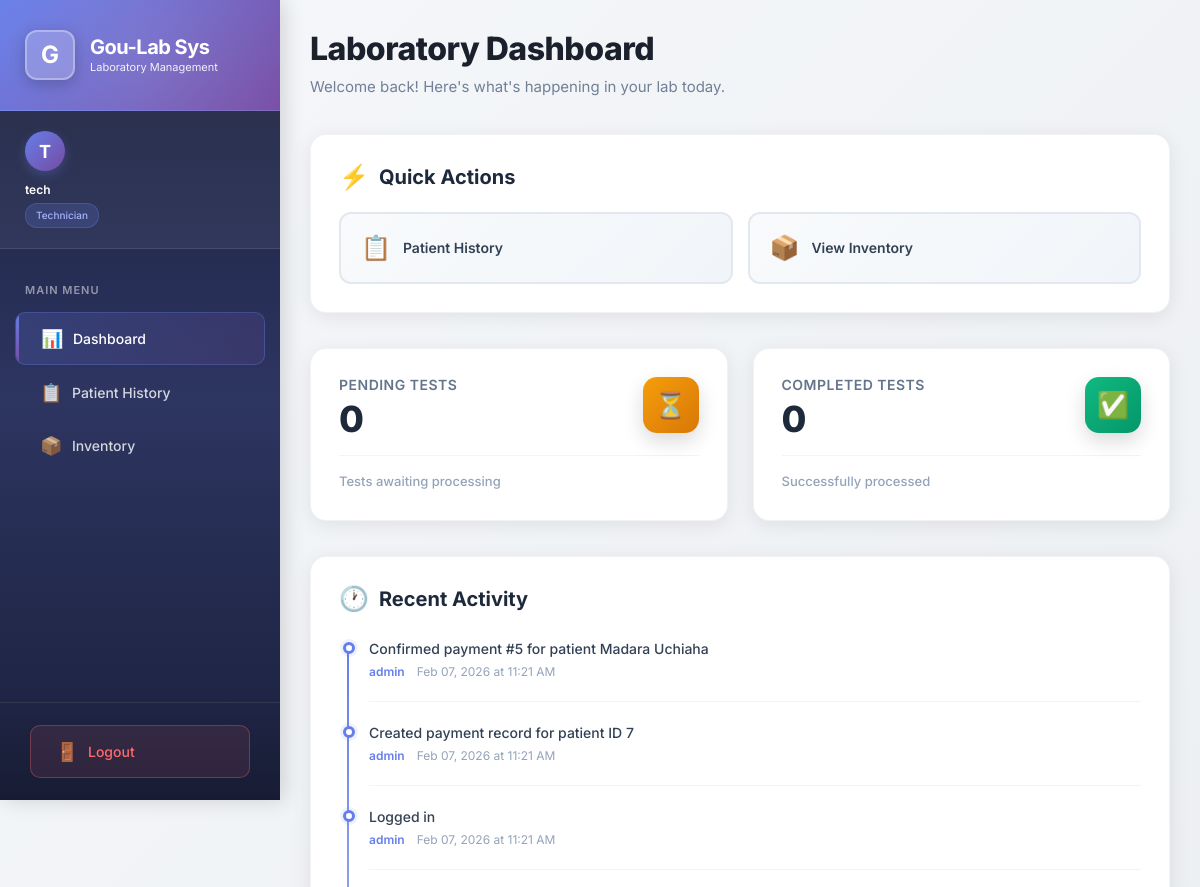
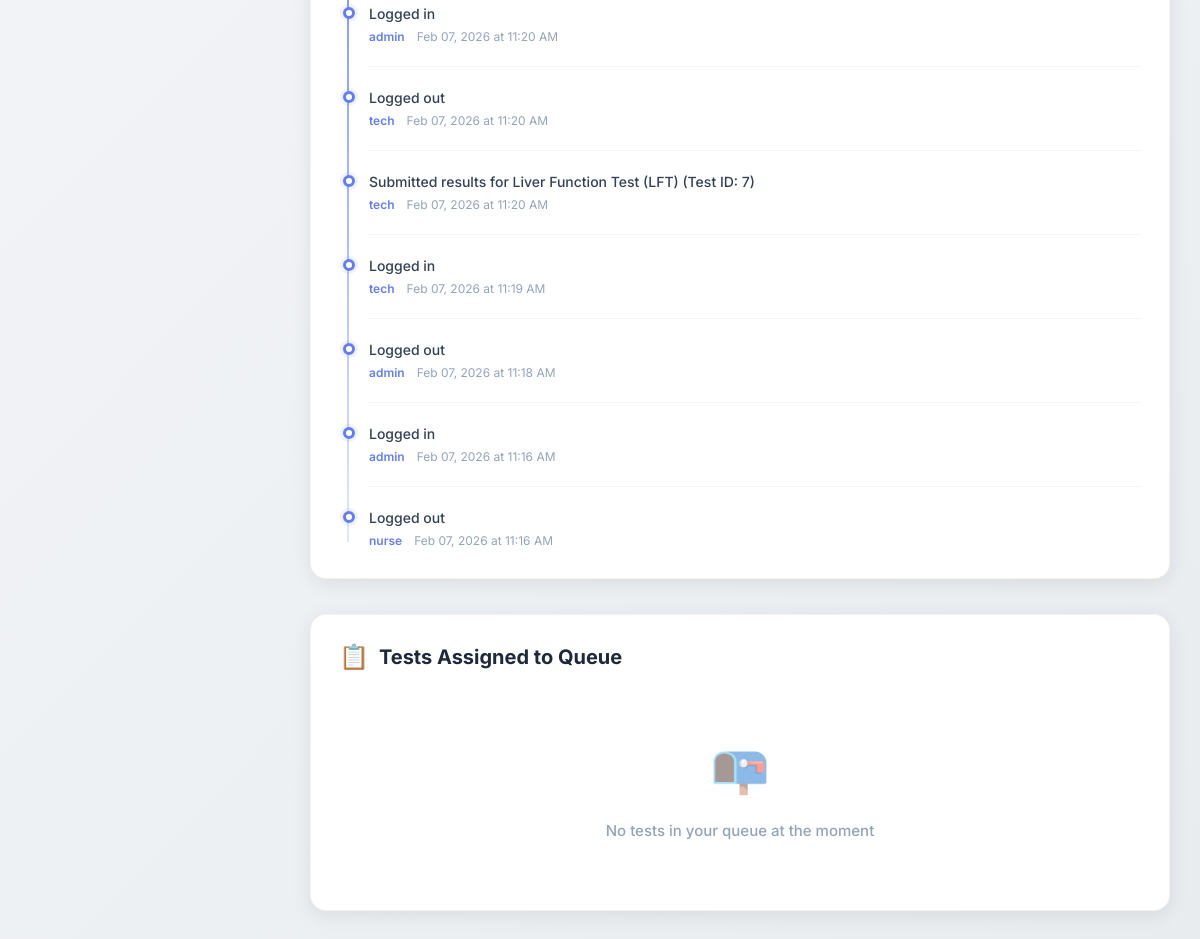
The app's page / (signed in) with its own data (2 pictures, top to bottom).
### app.py (models this page shows)
class User(UserMixin, db.Model):
    id = db.Column(db.Integer, primary_key=True)
    username = db.Column(db.String(150), unique=True, nullable=False)
    password = db.Column(db.String(150), nullable=False) # In prod, hash this!
    role = db.Column(db.String(50), nullable=False) # 'Receptionist', 'Technician', 'Admin'

class AuditLog(db.Model):
    id = db.Column(db.Integer, primary_key=True)
    action = db.Column(db.String(200), nullable=False)
    user = db.Column(db.String(100))
    timestamp = db.Column(db.DateTime, default=datetime.utcnow)

### app.py (the view)
@app.route('/')
@login_required
def dashboard():
    pending_tests = Test.query.filter_by(status='Pending').count()
    completed_tests = Test.query.filter_by(status='Completed').count()
    low_stock = Inventory.query.filter(Inventory.quantity <= Inventory.low_stock_threshold).all()
    recent_activities = AuditLog.query.order_by(AuditLog.timestamp.desc()).limit(10).all()
    my_tests = []
    if current_user.role == 'Technician':
        my_tests = Test.query.filter_by(status='Pending').all()
    return render_template('dashboard.html',
                           pending=pending_tests,
                           completed=completed_tests,
                           low_stock=low_stock,
                           my_tests=my_tests,
                           recent_activities=recent_activities)

### app.py (called while the page is built)
@login_manager.user_loader
def load_user(user_id):
    return User.query.get(int(user_id))

### templates/dashboard.html (shortened to what this page needs)
{% extends "layout.html" %}
{% block content %}
<div class="dashboard-header">
    <h2>Laboratory Dashboard</h2>
    <p>Welcome back! Here's what's happening in your lab today.</p>
</div>
<div class="quick-actions">
    <h3>Quick Actions</h3>
    <div class="actions-grid">
        {% if current_user.role in ['Admin', 'Technician'] %}
        <a href="{{ url_for('patient_history') }}" class="action-btn">
            <span class="action-icon">📋</span>
            <span class="action-text">Patient History</span>
        </a>
        {% endif %}
        <a href="{{ url_for('inventory') }}" class="action-btn">
            <span class="action-icon">📦</span>
            <span class="action-text">View Inventory</span>
        </a>
    </div>
</div>
<div class="stats-grid">
    <div class="stat-card warning">
        <div class="stat-header">
            <div class="stat-content">
                <h3>Pending Tests</h3>
                <div class="stat-value">{{ pending }}</div>
            </div>
            <div class="stat-icon">⏳</div>
        </div>
        <div class="stat-footer">
            Tests awaiting processing
        </div>
    </div>
    <div class="stat-card success">
        <div class="stat-header">
            <div class="stat-content">
                <h3>Completed Tests</h3>
                <div class="stat-value">{{ completed }}</div>
            </div>
            <div class="stat-icon">✅</div>
        </div>
        <div class="stat-footer">
            Successfully processed
        </div>
    </div>
</div>
<div class="recent-activity">
    <h3>Recent Activity</h3>
    {% if recent_activities %}
    <div class="activity-timeline">
        {% for activity in recent_activities %}
        <div class="activity-item">
            <div class="activity-action">{{ activity.action }}</div>
            <div class="activity-meta">
                <span class="activity-user">{{ activity.user }}</span>
                <span class="activity-time">{{ activity.timestamp.strftime('%b %d, %Y at %I:%M %p') }}</span>
            </div>
        </div>
        {% endfor %}
    </div>
    {% else %}
    <div class="empty-activity">
        <div class="empty-activity-icon">📭</div>
        <p>No recent activity to display</p>
    </div>
    {% endif %}
</div>
{% if current_user.role == 'Technician' %}
<div class="table-section">
    <h3>Tests Assigned to Queue</h3>
    {% if my_tests %}
    <table class="table-custom">
        <thead>
            <tr>
                <th>Patient</th>
                <th>Test Type</th>
                <th>Action</th>
            </tr>
        </thead>
        <tbody>
            {% for test in my_tests %}
            <tr>
                <td>{{ test.patient.name }}</td>
                <td>{{ test.test_type }}</td>
                <td>
                    <a href="{{ url_for('test_results', test_id=test.id) }}" class="btn-process">
                        Process Test
                    </a>
                </td>
            </tr>
            {% endfor %}
        </tbody>
    </table>
    {% else %}
    <div class="empty-state">
        <div class="empty-state-icon">📭</div>
        <p>No tests in your queue at the moment</p>
    </div>
    {% endif %}
</div>
{% endif %}
{% endblock %}

### templates/layout.html (shortened to what this page needs)
<!DOCTYPE html>
<html lang="en">
<head>
    <link href="https://cdn.jsdelivr.net/npm/bootstrap@5.3.0/dist/css/bootstrap.min.css" rel="stylesheet">
</head>
<body>
    {% if current_user.is_authenticated %}
    <div class="sidebar">
        <div class="sidebar-header">
            <div class="logo-container">
                <div class="logo-icon">G</div>
                <div class="logo-text">
                    <h4>Gou-Lab Sys</h4>
                    <p>Laboratory Management</p>
                </div>
            </div>
        </div>
        <div class="user-profile">
            <div class="user-avatar">{{ current_user.username[0].upper() }}</div>
            <div class="user-info">
                <h6>{{ current_user.username }}</h6>
                <span class="user-role">{{ current_user.role }}</span>
            </div>
        </div>
        <div class="nav-section">
            <div class="nav-section-title">Main Menu</div>
            <a href="{{ url_for('dashboard') }}" class="nav-link-custom">
                <span class="nav-icon">📊</span>
                <span>Dashboard</span>
            </a>
            {% if current_user.role in ['Admin', 'Technician'] %}
            <a href="{{ url_for('patient_history') }}" class="nav-link-custom">
                <span class="nav-icon">📋</span>
                <span>Patient History</span>
            </a>
            {% endif %}
            <a href="{{ url_for('inventory') }}" class="nav-link-custom">
                <span class="nav-icon">📦</span>
                <span>Inventory</span>
            </a>
        </div>
        <div class="logout-section">
            <a href="{{ url_for('logout') }}" class="nav-link-custom logout-link">
                <span class="nav-icon">🚪</span>
                <span>Logout</span>
            </a>
        </div>
    </div>
    {% endif %}
    <div class="main-content">
        {% block content %}{% endblock %}
    </div>
</body>
</html>

### templates/layout.html (style rules this page uses)
* { margin: 0; padding: 0; box-sizing: border-box; }
body { font-family: 'Inter', -apple-system, BlinkMacSystemFont, 'Segoe UI', Roboto, sans-serif; background: linear-gradient(135deg, #f5f7fa 0%, #e9ecef 100%); min-height: 100vh; overflow-x: hidden; }
.sidebar { position: fixed; left: 0; top: 0; height: 100vh; width: 280px; background: linear-gradient(180deg, #1a1f3a 0%, #2d3561 50%, #1a1f3a 100%); color: white; padding: 0; box-shadow: 4px 0 20px rgba(0, 0, 0, 0.15); z-index: 1000; overflow-y: auto; overflow-x: hidden; transition: all 0.3s ease; display: flex; flex-direction: column; }
.sidebar { scrollbar-width: none; -ms-overflow-style: none; }
.nav-section { scrollbar-width: none; -ms-overflow-style: none; }
.sidebar-header { padding: 30px 25px; background: linear-gradient(135deg, #667eea 0%, #764ba2 100%); border-bottom: 1px solid rgba(255, 255, 255, 0.1); position: relative; overflow: hidden; }
.sidebar-header::before { content: ''; position: absolute; top: -50%; right: -50%; width: 200%; height: 200%; background: radial-gradient(circle, rgba(255, 255, 255, 0.1) 0%, transparent 70%); animation: pulse 15s ease-in-out infinite; }
.logo-container { display: flex; align-items: center; gap: 15px; position: relative; z-index: 1; }
.logo-icon { width: 50px; height: 50px; background: rgba(255, 255, 255, 0.2); backdrop-filter: blur(10px); border: 2px solid rgba(255, 255, 255, 0.3); border-radius: 12px; display: flex; align-items: center; justify-content: center; font-size: 24px; font-weight: 700; color: white; box-shadow: 0 4px 15px rgba(0, 0, 0, 0.2); }
.logo-text h4 { font-size: 20px; font-weight: 700; margin: 0; letter-spacing: -0.5px; }
.logo-text p { font-size: 11px; margin: 0; opacity: 0.9; font-weight: 400; }
.user-profile { padding: 20px 25px; background: rgba(255, 255, 255, 0.05); border-bottom: 1px solid rgba(255, 255, 255, 0.1); margin-bottom: 10px; }
.user-avatar { width: 40px; height: 40px; background: linear-gradient(135deg, #667eea 0%, #764ba2 100%); border-radius: 50%; display: flex; align-items: center; justify-content: center; font-size: 18px; font-weight: 700; margin-bottom: 12px; box-shadow: 0 4px 12px rgba(102, 126, 234, 0.3); }
.user-info h6 { font-size: 12px; font-weight: 600; margin: 0 0 4px 0; color: white; }
.user-role { display: inline-block; font-size: 10px; padding: 4px 10px; background: rgba(102, 126, 234, 0.2); border: 1px solid rgba(102, 126, 234, 0.3); border-radius: 12px; color: #a5b4fc; font-weight: 500; }
.nav-section { padding: 15px 0; flex: 1; overflow-y: auto; }
.nav-section-title { padding: 8px 25px; font-size: 11px; font-weight: 600; text-transform: uppercase; letter-spacing: 1px; color: rgba(255, 255, 255, 0.5); margin-bottom: 5px; }
.nav-link-custom { color: rgba(255, 255, 255, 0.8); text-decoration: none; display: flex; align-items: center; padding: 12px 25px; margin: 2px 15px; border-radius: 10px; font-size: 14px; font-weight: 500; transition: all 0.3s ease; position: relative; overflow: hidden; }
.nav-link-custom::before { content: ''; position: absolute; left: 0; top: 0; height: 100%; width: 3px; background: linear-gradient(135deg, #667eea 0%, #764ba2 100%); transform: scaleY(0); transition: transform 0.3s ease; }
.nav-link-custom.active { background: linear-gradient(135deg, rgba(102, 126, 234, 0.2) 0%, rgba(118, 75, 162, 0.2) 100%); color: white; border: 1px solid rgba(102, 126, 234, 0.3); }
.nav-link-custom.active::before { transform: scaleY(1); }
.nav-icon { margin-right: 12px; font-size: 18px; width: 20px; text-align: center; }
.logout-section { flex-shrink: 0; padding: 20px 15px; border-top: 1px solid rgba(255, 255, 255, 0.1); background: linear-gradient(180deg, transparent 0%, rgba(0, 0, 0, 0.1) 100%); }
.logout-link { color: #ff6b6b; background: rgba(255, 107, 107, 0.1); border: 1px solid rgba(255, 107, 107, 0.3); }
.main-content { margin-left: 280px; padding: 30px; min-height: 100vh; transition: all 0.3s ease; }

### records on screen
User: username "T", username "tech", role "Technician"
AuditLog: action "Confirmed payment #5 for patient Madara Uchiaha", user "admin", timestamp "Feb 07, 2026 at 11:21 AM"
AuditLog: action "Created payment record for patient ID 7", user "admin", timestamp "Feb 07, 2026 at 11:21 AM"
AuditLog: action "Logged in", user "admin", timestamp "Feb 07, 2026 at 11:21 AM"
AuditLog: action "Logged in", user "admin", timestamp "Feb 07, 2026 at 11:20 AM"
AuditLog: action "Logged out", user "tech", timestamp "Feb 07, 2026 at 11:20 AM"
AuditLog: action "Submitted results for Liver Function Test (LFT) (Test ID: 7)", user "tech", timestamp "Feb 07, 2026 at 11:20 AM"
AuditLog: action "Logged in", user "tech", timestamp "Feb 07, 2026 at 11:19 AM"
AuditLog: action "Logged out", user "admin", timestamp "Feb 07, 2026 at 11:18 AM"
AuditLog: action "Logged in", user "admin", timestamp "Feb 07, 2026 at 11:16 AM"
AuditLog: action "Logged out", user "nurse", timestamp "Feb 07, 2026 at 11:16 AM"

### other values on screen
{{ pending }} "0"
{{ completed }} "0"
